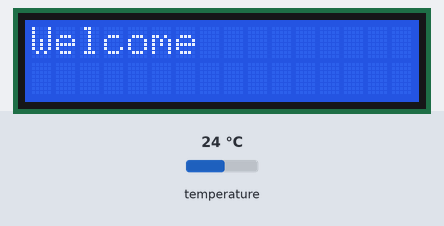
This sketch was run on a simulated Arduino Uno, built with avr-gcc and run on an emulated ATmega328P. Parts: 16×2 character LCD. The inputs (shaded band) are chosen by the test bench; at power-on: temperature 24 °C. The local clock reads 2024-03-15 10:24:30 at power-on unless the sketch sets it.

Above: at 0.6 s.
At 6.7 s:
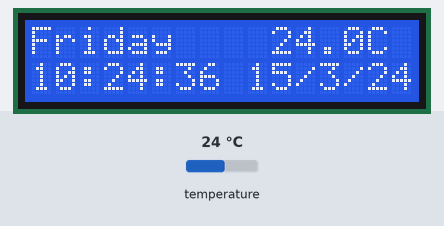
6.8 s: temperature set to 12 °C
At 8.4 s:
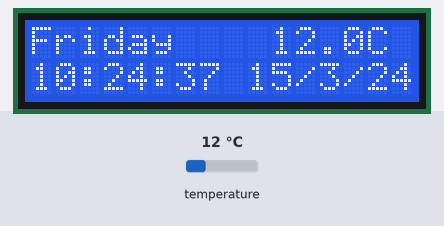
10.1 s: temperature set to 19 °C
At 10.9 s:
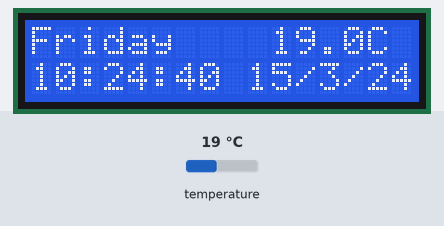
13.1 s: temperature set to 28 °C
At 14.4 s:
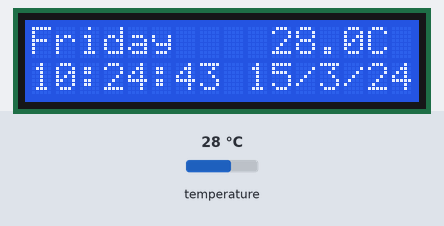
Timing chart, 0 to 16.1 s (numbered marks = the images above; inputs shaded):
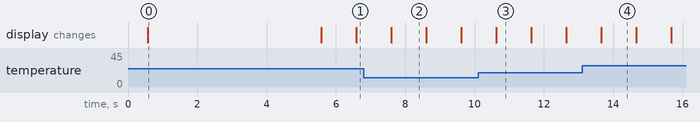

Measured:
- what the display in image 0 shows lasts 5.0 s, from 0.6 s to 5.6 s
- what the display in image 2 shows lasts 1.0 s, from 7.6 s to 8.6 s

The sketch:

code.ino
```cpp
  //Real time clock libraries
  #include <Wire.h>
  #include <DS3231.h>
  //Liquid crystal library
  #include <LiquidCrystal.h>

  //initialize Real time clock modul
  RTClib rtcClock;
  DS3231 rtcFunctons;

  // initialize the library by associating any needed LCD interface pin
  // with the arduino pin number it is connected to
  const int rs = 12, en = 11, d4 = 5, d5 = 4, d6 = 3, d7 = 2;
  LiquidCrystal lcd(rs, en, d4, d5, d6, d7);

void setup()
{
  Wire.begin();
  delay(500);
  lcd.begin(16,2);
  lcd.print("Welcome");

  delay(5000);
}

void loop()
{
  lcd.clear();

  DateTime now = rtcClock.now();

  //print day of the week
  int dayOfWeek = rtcFunctons.getDoW();
  switch(dayOfWeek){
    case 1:
      lcd.print("Monday");
      break;
    case 2:
      lcd.print("Tueday");
      break;
    case 3:
      lcd.print("Wednesday");
      break;
    case 4:
      lcd.print("Thurstday");
      break;
    case 5:
      lcd.print("Friday");
      break;
    case 6:
      lcd.print("Saturday");
      break;
    case 7:
      lcd.print("Sunday");
      break;
    }

  //print Temperature
  lcd.setCursor(10,0);
  lcd.print(rtcFunctons.getTemperature(), 1);
  lcd.print("C");

  //print time
  lcd.setCursor(0,1);
  lcd.print(now.hour(), DEC);
  lcd.print(':');
  lcd.print(now.minute(), DEC);
  lcd.print(':');
  lcd.print(now.second(), DEC);

  //print date
  lcd.setCursor(9,1);
  lcd.print(now.day(), DEC);
  lcd.print('/');
  lcd.print(now.month(), DEC);
  lcd.print('/');
  //print last 2 digits of year
  int year = now.year();
  int last2digits = year%100;
  lcd.print(last2digits);

  delay(1000);
}
```
